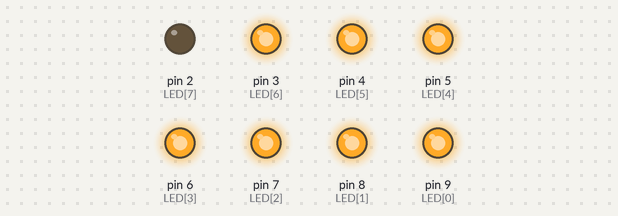
This sketch was run on a simulated Arduino Uno, built with avr-gcc and run on an emulated ATmega328P. On the bench: output pins drawn as LEDs (lit = HIGH).

Above: at 0.12 s.
At 0.33 s:
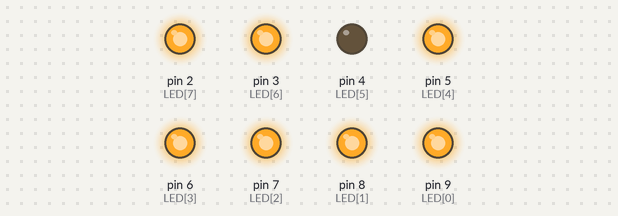
At 0.63 s:
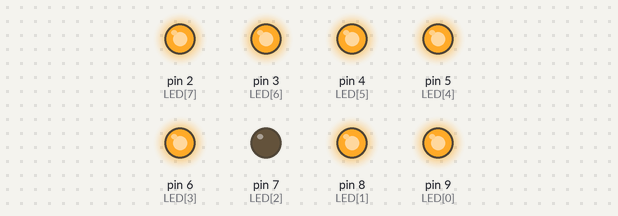
At 1.01 s:
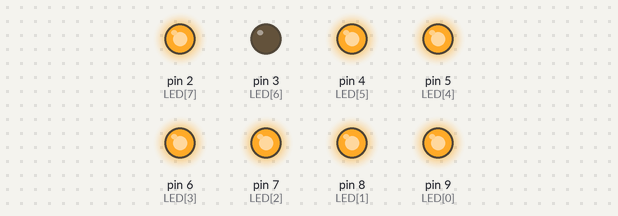
At 1.51 s:
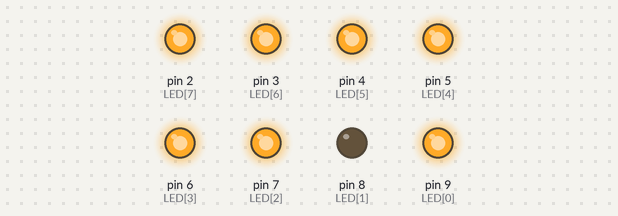
At 2.87 s:
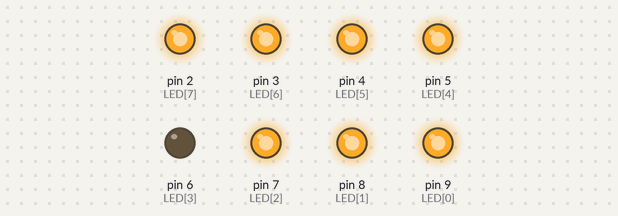
Timing chart, 0 to 3.2 s (numbered marks = the images above):
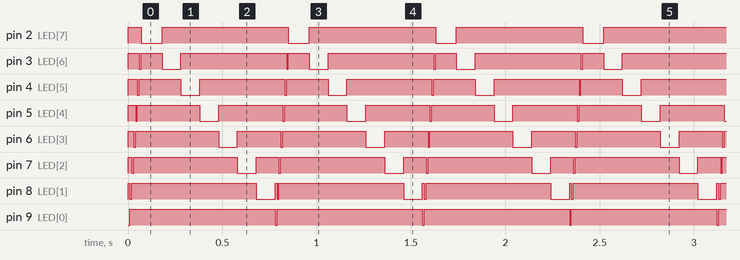

Measured:
- by itself, pin 2 (LED[7]): alternates HIGH for 0.67 s and LOW for 0.11 s
- by itself, pin 3 (LED[6]): repeats every 0.78 s: HIGH 0.11 s, LOW 0.10 s, HIGH 0.56 s, LOW 0.01 s
- by itself, pin 4 (LED[5]): repeats every 0.78 s: HIGH 0.22 s, LOW 0.10 s, HIGH 0.45 s, LOW 0.01 s
- by itself, pin 5 (LED[4]): repeats every 0.78 s: HIGH 0.33 s, LOW 0.10 s, HIGH 0.34 s, LOW 0.01 s
- by itself, pin 6 (LED[3]): repeats every 0.78 s: HIGH 0.44 s, LOW 0.10 s, HIGH 0.23 s, LOW 0.01 s
- by itself, pin 7 (LED[2]): repeats every 0.78 s: HIGH 0.55 s, LOW 0.10 s, HIGH 0.12 s, LOW 0.01 s
- by itself, pin 8 (LED[1]): repeats every 0.78 s: HIGH 0.66 s, LOW 0.10 s, HIGH 0.01 s, LOW 0.01 s
- by itself, pin 9 (LED[0]): alternates HIGH for 0.77 s and LOW for 0.01 s

The sketch:

ch3_2.ino
```cpp
// ===== ch3_2.ino =====
const int LED[8]={9,8,7,6, 5,4,3,2};    //宣告9腳~2腳為LED[0]~LED[7]
//宣告Off變數，初值為1；On變數，初值為0；
int Off=1, On=0;

void setup() {
  for(int i=0;i<8;i++) {
    pinMode(LED[i], OUTPUT);  //將LED[0]~LED[7]腳規畫為輸出埠
    digitalWrite(LED[i], Off);    //關閉LED[0]~LED[7]
  }
}

void loop() {
  //由左而右
  for(int i=0;i<8;i++) {
    digitalWrite(LED[i], On); //驅動LED
    delay(10);     //暫停0.1秒
    digitalWrite(LED[i], Off);  //驅動LED
  }
  //由右而左
  for(int i=7;i>0;i--) {
    digitalWrite(LED[i], On); //驅動LED
    delay(100);     //暫停0.1秒
    digitalWrite(LED[i], Off);  //驅動LED
  }
}
```
